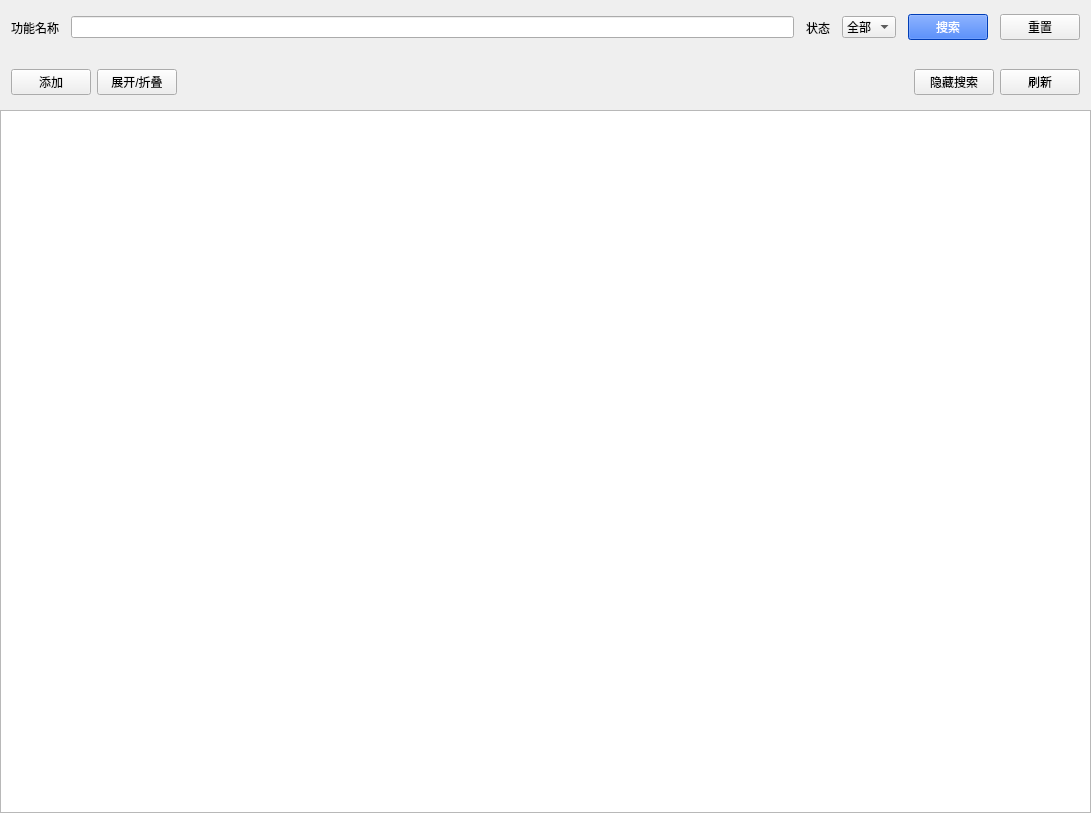
<?xml version="1.0" encoding="UTF-8"?>
<ui version="4.0">
 <class>MenuMgrPageClass</class>
 <widget class="QWidget" name="MenuMgrPageClass">
  <property name="geometry">
   <rect>
    <x>0</x>
    <y>0</y>
    <width>1091</width>
    <height>813</height>
   </rect>
  </property>
  <property name="windowTitle">
   <string>MenuMgrPage</string>
  </property>
  <property name="styleSheet">
   <string notr="true">#MenuMgrPageClass QPushButton:hover{
   
	background-color: rgb(85, 170, 255);
}
#MenuMgrPageClass QPushButton:pressed{
   
	background-color: rgb(0, 0, 127);
}</string>
  </property>
  <layout class="QVBoxLayout" name="verticalLayout">
   <property name="spacing">
    <number>0</number>
   </property>
   <property name="leftMargin">
    <number>0</number>
   </property>
   <property name="topMargin">
    <number>0</number>
   </property>
   <property name="rightMargin">
    <number>0</number>
   </property>
   <property name="bottomMargin">
    <number>0</number>
   </property>
   <item>
    <widget class="QWidget" name="widget" native="true">
     <layout class="QVBoxLayout" name="verticalLayout_2">
      <property name="spacing">
       <number>0</number>
      </property>
      <property name="leftMargin">
       <number>0</number>
      </property>
      <property name="topMargin">
       <number>0</number>
      </property>
      <property name="rightMargin">
       <number>0</number>
      </property>
      <property name="bottomMargin">
       <number>0</number>
      </property>
      <item>
       <widget class="QWidget" name="SearchBar" native="true">
        <property name="minimumSize">
         <size>
          <width>0</width>
          <height>55</height>
         </size>
        </property>
        <property name="maximumSize">
         <size>
          <width>16777215</width>
          <height>80</height>
         </size>
        </property>
        <layout class="QHBoxLayout" name="horizontalLayout_2">
         <property name="spacing">
          <number>12</number>
         </property>
         <item>
          <widget class="QLabel" name="label">
           <property name="text">
            <string>功能名称</string>
           </property>
          </widget>
         </item>
         <item>
          <widget class="QLineEdit" name="searchbox"/>
         </item>
         <item>
          <widget class="QLabel" name="label_2">
           <property name="text">
            <string>状态</string>
           </property>
          </widget>
         </item>
         <item>
          <widget class="QComboBox" name="comboBox">
           <property name="placeholderText">
            <string/>
           </property>
           <item>
            <property name="text">
             <string>全部</string>
            </property>
           </item>
           <item>
            <property name="text">
             <string>在线</string>
            </property>
           </item>
           <item>
            <property name="text">
             <string>离线</string>
            </property>
           </item>
           <item>
            <property name="text">
             <string>封禁</string>
            </property>
           </item>
          </widget>
         </item>
         <item>
          <widget class="QPushButton" name="searchBtn">
           <property name="styleSheet">
            <string notr="true">background-color: rgb(0, 85, 255);
color: rgb(255, 255, 255);</string>
           </property>
           <property name="text">
            <string>搜索</string>
           </property>
          </widget>
         </item>
         <item>
          <widget class="QPushButton" name="ResetBtn">
           <property name="text">
            <string>重置</string>
           </property>
          </widget>
         </item>
        </layout>
       </widget>
      </item>
      <item>
       <widget class="QWidget" name="ToolBar" native="true">
        <property name="minimumSize">
         <size>
          <width>0</width>
          <height>55</height>
         </size>
        </property>
        <property name="maximumSize">
         <size>
          <width>16777215</width>
          <height>80</height>
         </size>
        </property>
        <layout class="QHBoxLayout" name="horizontalLayout_3">
         <item>
          <widget class="QPushButton" name="Add">
           <property name="text">
            <string>添加</string>
           </property>
          </widget>
         </item>
         <item>
          <widget class="QPushButton" name="Exploded">
           <property name="text">
            <string>展开/折叠</string>
           </property>
          </widget>
         </item>
         <item>
          <spacer name="horizontalSpacer">
           <property name="orientation">
            <enum>Qt::Orientation::Horizontal</enum>
           </property>
           <property name="sizeHint" stdset="0">
            <size>
             <width>726</width>
             <height>20</height>
            </size>
           </property>
          </spacer>
         </item>
         <item>
          <widget class="QPushButton" name="Hide">
           <property name="text">
            <string>隐藏搜索</string>
           </property>
          </widget>
         </item>
         <item>
          <widget class="QPushButton" name="Renovate">
           <property name="text">
            <string>刷新</string>
           </property>
          </widget>
         </item>
        </layout>
       </widget>
      </item>
      <item>
       <widget class="QWidget" name="DisplayBar" native="true">
        <layout class="QHBoxLayout" name="horizontalLayout">
         <property name="spacing">
          <number>0</number>
         </property>
         <property name="leftMargin">
          <number>0</number>
         </property>
         <property name="topMargin">
          <number>0</number>
         </property>
         <property name="rightMargin">
          <number>0</number>
         </property>
         <property name="bottomMargin">
          <number>0</number>
         </property>
         <item>
          <widget class="QTreeView" name="MenuView"/>
         </item>
        </layout>
       </widget>
      </item>
     </layout>
    </widget>
   </item>
  </layout>
 </widget>
 <layoutdefault spacing="6" margin="11"/>
 <resources/>
 <connections/>
</ui>
